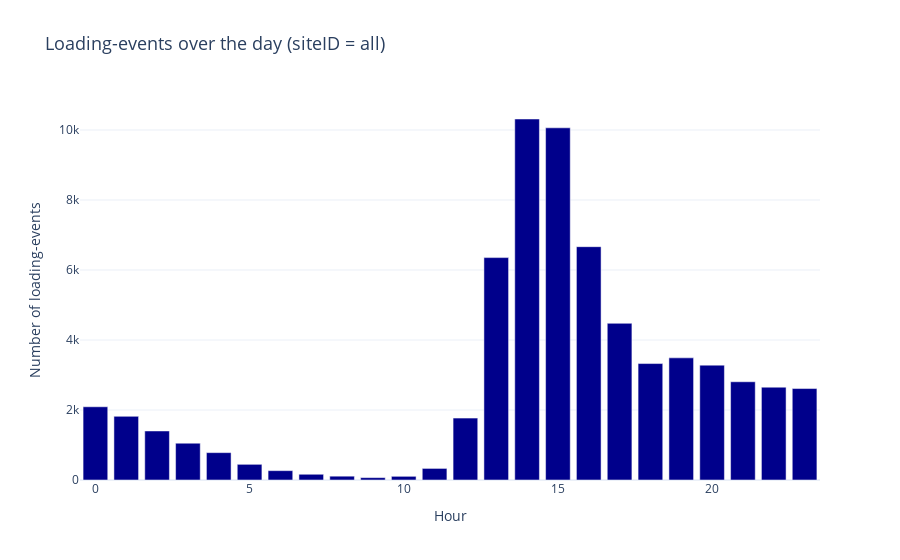
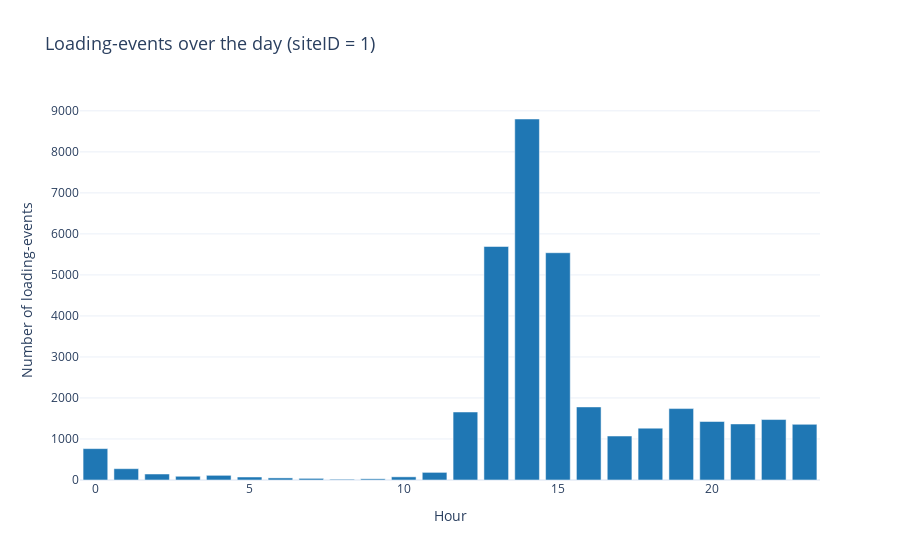
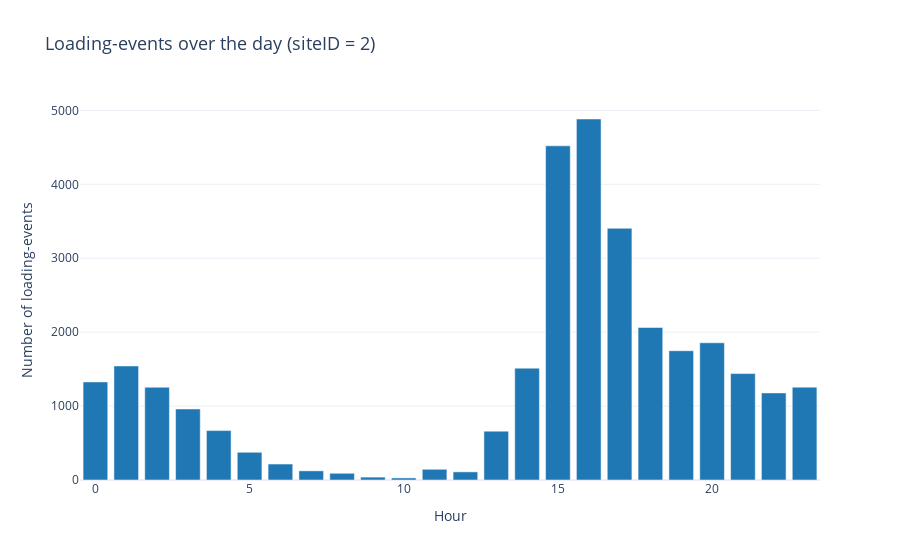

The notebook cell saved with these charts, in order:
### Code cell
print(charging_set.columns)
# Anzahl der Lade-Events pro Tag berechnen
charging_set['connectionTime_time'] = pd.to_datetime(charging_set['connectionTime_time'])
charging_set['hour'] = charging_set['connectionTime_time'].dt.hour


events_at_day = charging_set.groupby('hour').size().reset_index(name='count')

# Count all loading-events over the available timeframe, ploted on hours of the day
fig = px.bar(
    events_at_day,
    x='hour',
    y='count',
    title='Loading-events over the day (siteID = all)',
    labels={'hour': 'Hour', 'count': 'Number of loading-events'}
)

# Layout adjustment
fig.update_traces(marker_color='#00008B')  # Color
fig.update_layout(
    title_font_size=18,
    legend_title_text="Legend",
    template="plotly_white"
)

# Show grafic
fig.show()


for site_id in [1, 2]:
    site_data = charging_set[charging_set['siteID'] == site_id]
    site_events_at_day = site_data.groupby('hour').size().reset_index(name='count')

    # Interactive visualization
    fig = px.bar(
        site_events_at_day,
        x='hour',
        y='count',
        title=f'Loading-events over the day (siteID = {site_id})',
        labels={'hour': 'Hour', 'count': 'Number of loading-events'},
    )

    fig.update_traces(marker_color='#1f77b4')

# Layout adjustment
    fig.update_layout(
        title_font_size=18,
        legend_title_text="Legend",
        template="plotly_white"
    )

    # Show grafic
    fig.show()

### Figure 1 — Plotly figure (JSON) as saved in the notebook; plotly's stock layout.template omitted (floating-point values rounded to 4 significant figures)
{"data": [{"alignmentgroup": "True", "hovertemplate": "Hour=%{x}<br>Number of loading-events=%{y}<extra></extra>", "legendgroup": "", "marker": {"color": "#00008B", "pattern": {"shape": ""}}, "name": "", "offsetgroup": "", "orientation": "v", "showlegend": false, "textposition": "auto", "type": "bar", "x": [0, 1, 2, 3, 4, 5, 6, 7, 8, 9, 10, 11, 12, 13, 14, 15, 16, 17, 18, 19, 20, 21, 22, 23], "xaxis": "x", "y": [2092, 1819, 1401, 1052, 782, 448, 267, 164, 109, 68, 105, 331, 1768, 6354, 10314, 10062, 6666, 4477, 3327, 3490, 3282, 2807, 2652, 2613], "yaxis": "y"}], "layout": {"barmode": "relative", "legend": {"title": {"text": "Legend"}, "tracegroupgap": 0}, "title": {"font": {"size": 18}, "text": "Loading-events over the day (siteID = all)"}, "xaxis": {"anchor": "y", "domain": [0, 1], "title": {"text": "Hour"}}, "yaxis": {"anchor": "x", "domain": [0, 1], "title": {"text": "Number of loading-events"}}}}

### Figure 2 — Plotly figure (JSON) as saved in the notebook; plotly's stock layout.template omitted (floating-point values rounded to 4 significant figures)
{"data": [{"alignmentgroup": "True", "hovertemplate": "Hour=%{x}<br>Number of loading-events=%{y}<extra></extra>", "legendgroup": "", "marker": {"color": "#1f77b4", "pattern": {"shape": ""}}, "name": "", "offsetgroup": "", "orientation": "v", "showlegend": false, "textposition": "auto", "type": "bar", "x": [0, 1, 2, 3, 4, 5, 6, 7, 8, 9, 10, 11, 12, 13, 14, 15, 16, 17, 18, 19, 20, 21, 22, 23], "xaxis": "x", "y": [765, 276, 146, 91, 114, 73, 51, 40, 18, 29, 77, 186, 1658, 5693, 8801, 5541, 1782, 1072, 1264, 1741, 1426, 1367, 1474, 1357], "yaxis": "y"}], "layout": {"barmode": "relative", "legend": {"title": {"text": "Legend"}, "tracegroupgap": 0}, "title": {"font": {"size": 18}, "text": "Loading-events over the day (siteID = 1)"}, "xaxis": {"anchor": "y", "domain": [0, 1], "title": {"text": "Hour"}}, "yaxis": {"anchor": "x", "domain": [0, 1], "title": {"text": "Number of loading-events"}}}}

### Figure 3 — Plotly figure (JSON) as saved in the notebook; plotly's stock layout.template omitted (floating-point values rounded to 4 significant figures)
{"data": [{"alignmentgroup": "True", "hovertemplate": "Hour=%{x}<br>Number of loading-events=%{y}<extra></extra>", "legendgroup": "", "marker": {"color": "#1f77b4", "pattern": {"shape": ""}}, "name": "", "offsetgroup": "", "orientation": "v", "showlegend": false, "textposition": "auto", "type": "bar", "x": [0, 1, 2, 3, 4, 5, 6, 7, 8, 9, 10, 11, 12, 13, 14, 15, 16, 17, 18, 19, 20, 21, 22, 23], "xaxis": "x", "y": [1327, 1543, 1255, 961, 668, 375, 216, 124, 91, 39, 28, 145, 110, 661, 1513, 4521, 4884, 3405, 2063, 1749, 1856, 1440, 1178, 1256], "yaxis": "y"}], "layout": {"barmode": "relative", "legend": {"title": {"text": "Legend"}, "tracegroupgap": 0}, "title": {"font": {"size": 18}, "text": "Loading-events over the day (siteID = 2)"}, "xaxis": {"anchor": "y", "domain": [0, 1], "title": {"text": "Hour"}}, "yaxis": {"anchor": "x", "domain": [0, 1], "title": {"text": "Number of loading-events"}}}}
